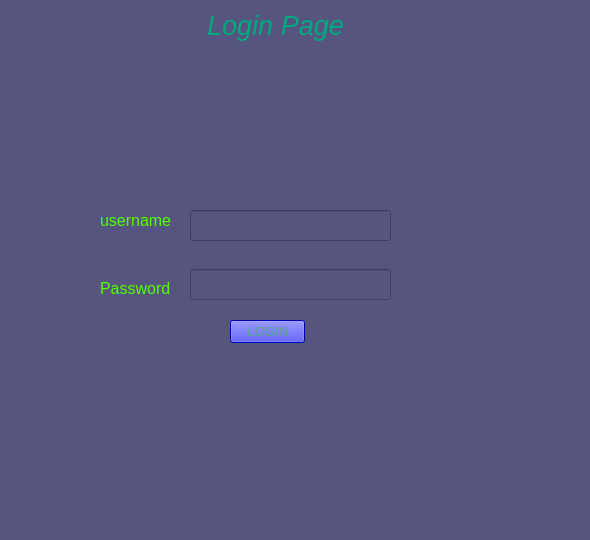
<?xml version="1.0" encoding="UTF-8"?>
<ui version="4.0">
 <class>MainWindow</class>
 <widget class="QMainWindow" name="MainWindow">
  <property name="geometry">
   <rect>
    <x>0</x>
    <y>0</y>
    <width>590</width>
    <height>540</height>
   </rect>
  </property>
  <property name="windowTitle">
   <string>MainWindow</string>
  </property>
  <property name="styleSheet">
   <string notr="true">background-color: rgb(85, 85, 127);</string>
  </property>
  <widget class="QWidget" name="centralwidget">
   <widget class="QLabel" name="label">
    <property name="geometry">
     <rect>
      <x>200</x>
      <y>10</y>
      <width>151</width>
      <height>31</height>
     </rect>
    </property>
    <property name="font">
     <font>
      <pointsize>20</pointsize>
      <italic>true</italic>
     </font>
    </property>
    <property name="styleSheet">
     <string notr="true">color: rgb(0, 170, 127);</string>
    </property>
    <property name="text">
     <string>Login Page</string>
    </property>
    <property name="textFormat">
     <enum>Qt::RichText</enum>
    </property>
    <property name="alignment">
     <set>Qt::AlignCenter</set>
    </property>
   </widget>
   <widget class="QLabel" name="label_2">
    <property name="geometry">
     <rect>
      <x>170</x>
      <y>50</y>
      <width>221</width>
      <height>141</height>
     </rect>
    </property>
    <property name="text">
     <string/>
    </property>
    <property name="pixmap">
     <pixmap>../Programs/logo.jpeg</pixmap>
    </property>
    <property name="scaledContents">
     <bool>true</bool>
    </property>
   </widget>
   <widget class="QLabel" name="label_3">
    <property name="geometry">
     <rect>
      <x>100</x>
      <y>210</y>
      <width>81</width>
      <height>20</height>
     </rect>
    </property>
    <property name="font">
     <font>
      <pointsize>12</pointsize>
     </font>
    </property>
    <property name="styleSheet">
     <string notr="true">color: rgb(85, 255, 0);</string>
    </property>
    <property name="text">
     <string>username</string>
    </property>
   </widget>
   <widget class="QLineEdit" name="lineEdit">
    <property name="geometry">
     <rect>
      <x>190</x>
      <y>210</y>
      <width>201</width>
      <height>31</height>
     </rect>
    </property>
   </widget>
   <widget class="QLabel" name="label_4">
    <property name="geometry">
     <rect>
      <x>100</x>
      <y>280</y>
      <width>71</width>
      <height>16</height>
     </rect>
    </property>
    <property name="font">
     <font>
      <pointsize>12</pointsize>
     </font>
    </property>
    <property name="styleSheet">
     <string notr="true">color: rgb(85, 255, 0);</string>
    </property>
    <property name="text">
     <string>Password</string>
    </property>
   </widget>
   <widget class="QLineEdit" name="lineEdit_2">
    <property name="geometry">
     <rect>
      <x>190</x>
      <y>269</y>
      <width>201</width>
      <height>31</height>
     </rect>
    </property>
    <property name="echoMode">
     <enum>QLineEdit::Password</enum>
    </property>
   </widget>
   <widget class="QPushButton" name="pushButton">
    <property name="geometry">
     <rect>
      <x>230</x>
      <y>320</y>
      <width>75</width>
      <height>23</height>
     </rect>
    </property>
    <property name="font">
     <font>
      <pointsize>10</pointsize>
     </font>
    </property>
    <property name="styleSheet">
     <string notr="true">background-color: rgb(0, 0, 255);
color: rgb(85, 170, 127);</string>
    </property>
    <property name="text">
     <string>LOGIN</string>
    </property>
   </widget>
  </widget>
  <widget class="QMenuBar" name="menubar">
   <property name="geometry">
    <rect>
     <x>0</x>
     <y>0</y>
     <width>590</width>
     <height>21</height>
    </rect>
   </property>
  </widget>
  <widget class="QStatusBar" name="statusbar"/>
 </widget>
 <resources/>
 <connections/>
</ui>
